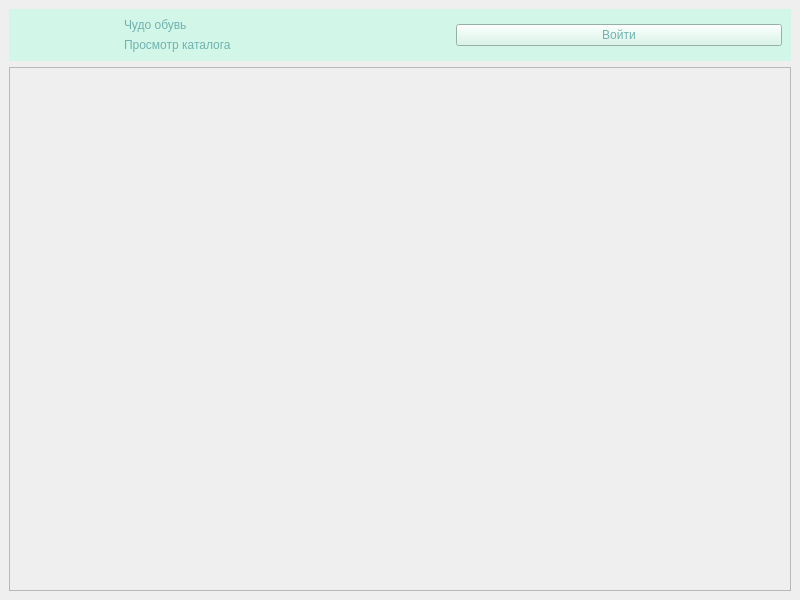
<?xml version="1.0" encoding="UTF-8"?>
<ui version="4.0">
 <class>MainWindow</class>
 <widget class="QMainWindow" name="MainWindow">
  <property name="geometry">
   <rect>
    <x>0</x>
    <y>0</y>
    <width>800</width>
    <height>600</height>
   </rect>
  </property>
  <property name="windowTitle">
   <string>MainWindow</string>
  </property>
  <property name="styleSheet">
   <string notr="true">*{
	
	font: 24pt &quot;Calibri&quot;;
	color:#70B2AF;
}
#header{
	background-color:#D2F6E7;
}
QPushButton{
	color:#70B2AF;	
	background-color:#D2F6E7;
}
QPushButton:hover{
	color:#D2F6E7;	
	background-color:#70B2AF;
}</string>
  </property>
  <widget class="QWidget" name="body">
   <layout class="QVBoxLayout" name="verticalLayout_2">
    <item alignment="Qt::AlignTop">
     <widget class="QWidget" name="header" native="true">
      <layout class="QHBoxLayout" name="horizontalLayout">
       <item>
        <widget class="QLabel" name="label_2">
         <property name="maximumSize">
          <size>
           <width>100</width>
           <height>100</height>
          </size>
         </property>
         <property name="text">
          <string/>
         </property>
         <property name="pixmap">
          <pixmap>../img/Чудо Обувь.png</pixmap>
         </property>
         <property name="scaledContents">
          <bool>true</bool>
         </property>
        </widget>
       </item>
       <item>
        <layout class="QVBoxLayout" name="verticalLayout">
         <item>
          <widget class="QLabel" name="label_3">
           <property name="text">
            <string>Чудо обувь</string>
           </property>
          </widget>
         </item>
         <item>
          <widget class="QLabel" name="label">
           <property name="text">
            <string>Просмотр каталога</string>
           </property>
          </widget>
         </item>
        </layout>
       </item>
       <item>
        <widget class="QPushButton" name="login_btn">
         <property name="text">
          <string>Войти</string>
         </property>
        </widget>
       </item>
      </layout>
     </widget>
    </item>
    <item>
     <widget class="QScrollArea" name="scrollArea">
      <property name="widgetResizable">
       <bool>true</bool>
      </property>
      <widget class="QWidget" name="scrollAreaWidgetContents">
       <property name="geometry">
        <rect>
         <x>0</x>
         <y>0</y>
         <width>780</width>
         <height>18</height>
        </rect>
       </property>
       <property name="sizePolicy">
        <sizepolicy hsizetype="Preferred" vsizetype="Fixed">
         <horstretch>0</horstretch>
         <verstretch>0</verstretch>
        </sizepolicy>
       </property>
       <layout class="QVBoxLayout" name="verticalLayout_3"/>
      </widget>
     </widget>
    </item>
   </layout>
  </widget>
 </widget>
 <resources/>
 <connections/>
</ui>
